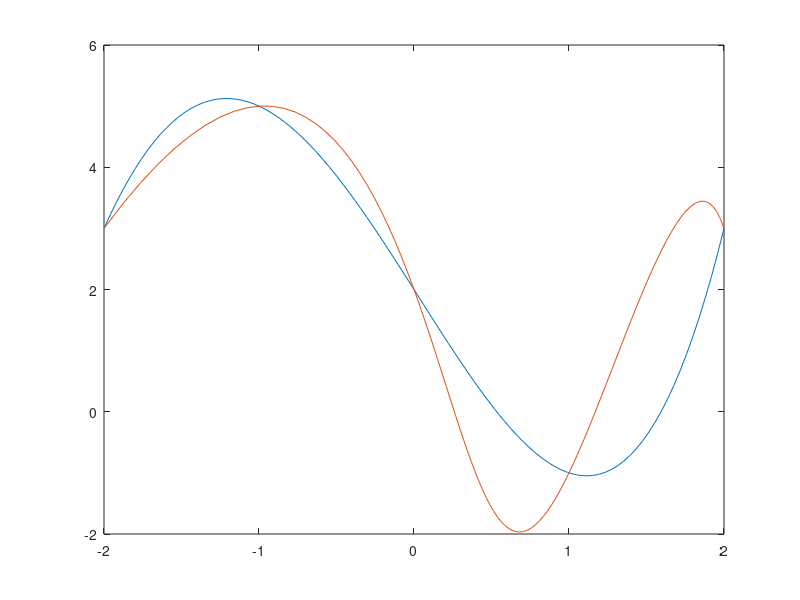

Recreate this plot in MATLAB.

A=[0 0 0 0 1;
  (1/4)^4 (1/4)^3 (1/4)^2 (1/4) 1;
  (1/2)^4 (1/2)^3 (1/2)^2 (1/2) 1;
  (3/4)^4 (3/4)^3 (3/4)^2 (3/4) 1;
  1 1 1 1 1]

B=[0 0 0 0 1;
  (1/10)^4 (1/10)^3 (1/10)^2 (1/10) 1;
  (2/7)^4 (2/7)^3 (2/7)^2 (2/7) 1;
  (2/3)^4 (2/3)^3 (2/3)^2 (2/3) 1;
  1 1 1 1 1]

a=[-2; -1; 0; 1; 2]
b=[3; 5; 2; -1; 3]
megoldas1= A\a
megoldas2= A\b
megoldas3= B\a
megoldas4= B\b
t=linspace(0,1);
x1=megoldas1(1)*t.^4+megoldas1(2)*t.^3+megoldas1(3)*t.^2+megoldas1(4)*t+megoldas1(5);
y1=megoldas2(1)*t.^4+megoldas2(2)*t.^3+megoldas2(3)*t.^2+megoldas2(4)*t+megoldas2(5);
x2=megoldas3(1)*t.^4+megoldas3(2)*t.^3+megoldas3(3)*t.^2+megoldas3(4)*t+megoldas3(5);
y2=megoldas4(1)*t.^4+megoldas4(2)*t.^3+megoldas4(3)*t.^2+megoldas4(4)*t+megoldas4(5);
plot(x1,y1,x2,y2)